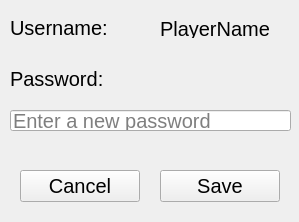
<?xml version="1.0" encoding="UTF-8"?>
<ui version="4.0">
 <class>MainWindow</class>
 <widget class="QMainWindow" name="MainWindow">
  <property name="geometry">
   <rect>
    <x>0</x>
    <y>0</y>
    <width>299</width>
    <height>222</height>
   </rect>
  </property>
  <property name="windowTitle">
   <string>Edit Player</string>
  </property>
  <widget class="QWidget" name="centralwidget">
   <widget class="QLabel" name="username_label">
    <property name="geometry">
     <rect>
      <x>10</x>
      <y>20</y>
      <width>141</width>
      <height>16</height>
     </rect>
    </property>
    <property name="font">
     <font>
      <pointsize>15</pointsize>
     </font>
    </property>
    <property name="layoutDirection">
     <enum>Qt::LeftToRight</enum>
    </property>
    <property name="text">
     <string>Username:</string>
    </property>
    <property name="alignment">
     <set>Qt::AlignLeading|Qt::AlignLeft|Qt::AlignVCenter</set>
    </property>
   </widget>
   <widget class="QLabel" name="password_label">
    <property name="geometry">
     <rect>
      <x>10</x>
      <y>70</y>
      <width>191</width>
      <height>18</height>
     </rect>
    </property>
    <property name="font">
     <font>
      <pointsize>15</pointsize>
     </font>
    </property>
    <property name="text">
     <string>Password:</string>
    </property>
   </widget>
   <widget class="QLineEdit" name="password_text">
    <property name="geometry">
     <rect>
      <x>10</x>
      <y>110</y>
      <width>281</width>
      <height>21</height>
     </rect>
    </property>
    <property name="font">
     <font>
      <pointsize>15</pointsize>
     </font>
    </property>
    <property name="echoMode">
     <enum>QLineEdit::Password</enum>
    </property>
    <property name="readOnly">
     <bool>false</bool>
    </property>
    <property name="placeholderText">
     <string>Enter a new password</string>
    </property>
   </widget>
   <widget class="QPushButton" name="save_button">
    <property name="geometry">
     <rect>
      <x>160</x>
      <y>170</y>
      <width>120</width>
      <height>32</height>
     </rect>
    </property>
    <property name="font">
     <font>
      <pointsize>15</pointsize>
     </font>
    </property>
    <property name="text">
     <string>Save</string>
    </property>
   </widget>
   <widget class="QPushButton" name="cancel_button">
    <property name="geometry">
     <rect>
      <x>20</x>
      <y>170</y>
      <width>120</width>
      <height>32</height>
     </rect>
    </property>
    <property name="font">
     <font>
      <pointsize>15</pointsize>
     </font>
    </property>
    <property name="text">
     <string>Cancel</string>
    </property>
   </widget>
   <widget class="QLabel" name="player_name_label">
    <property name="geometry">
     <rect>
      <x>160</x>
      <y>20</y>
      <width>131</width>
      <height>18</height>
     </rect>
    </property>
    <property name="font">
     <font>
      <pointsize>15</pointsize>
     </font>
    </property>
    <property name="layoutDirection">
     <enum>Qt::LeftToRight</enum>
    </property>
    <property name="text">
     <string>PlayerName</string>
    </property>
    <property name="alignment">
     <set>Qt::AlignLeading|Qt::AlignLeft|Qt::AlignVCenter</set>
    </property>
   </widget>
  </widget>
 </widget>
 <resources/>
 <connections/>
</ui>
